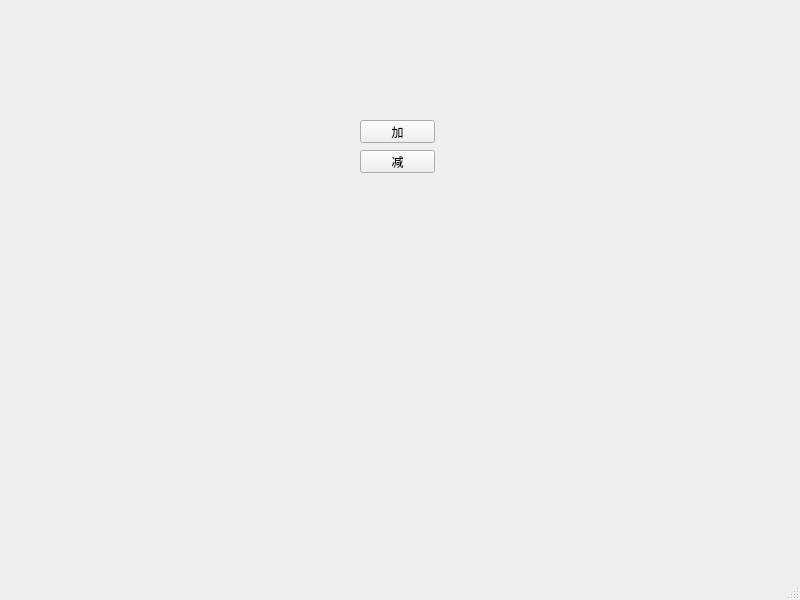
<?xml version="1.0" encoding="UTF-8"?>
<ui version="4.0">
 <class>MainWindow</class>
 <widget class="QMainWindow" name="MainWindow">
  <property name="geometry">
   <rect>
    <x>0</x>
    <y>0</y>
    <width>800</width>
    <height>600</height>
   </rect>
  </property>
  <property name="windowTitle">
   <string>MainWindow</string>
  </property>
  <widget class="QWidget" name="centralwidget">
   <widget class="VolumeBar" name="widget" native="true">
    <property name="geometry">
     <rect>
      <x>170</x>
      <y>110</y>
      <width>181</width>
      <height>121</height>
     </rect>
    </property>
   </widget>
   <widget class="QPushButton" name="addBtn">
    <property name="geometry">
     <rect>
      <x>360</x>
      <y>120</y>
      <width>75</width>
      <height>23</height>
     </rect>
    </property>
    <property name="text">
     <string>加</string>
    </property>
   </widget>
   <widget class="QPushButton" name="subBtn">
    <property name="geometry">
     <rect>
      <x>360</x>
      <y>150</y>
      <width>75</width>
      <height>23</height>
     </rect>
    </property>
    <property name="text">
     <string>减</string>
    </property>
   </widget>
  </widget>
  <widget class="QMenuBar" name="menubar">
   <property name="geometry">
    <rect>
     <x>0</x>
     <y>0</y>
     <width>800</width>
     <height>23</height>
    </rect>
   </property>
  </widget>
  <widget class="QStatusBar" name="statusbar"/>
 </widget>
 <customwidgets>
  <customwidget>
   <class>VolumeBar</class>
   <extends>QWidget</extends>
   <header location="global">volumebar.h</header>
   <container>1</container>
   <slots>
    <slot>addValue()</slot>
    <slot>subValue()</slot>
   </slots>
  </customwidget>
 </customwidgets>
 <resources/>
 <connections>
  <connection>
   <sender>addBtn</sender>
   <signal>clicked()</signal>
   <receiver>widget</receiver>
   <slot>addValue()</slot>
   <hints>
    <hint type="sourcelabel">
     <x>394</x>
     <y>154</y>
    </hint>
    <hint type="destinationlabel">
     <x>276</x>
     <y>195</y>
    </hint>
   </hints>
  </connection>
  <connection>
   <sender>subBtn</sender>
   <signal>clicked()</signal>
   <receiver>widget</receiver>
   <slot>subValue()</slot>
   <hints>
    <hint type="sourcelabel">
     <x>420</x>
     <y>190</y>
    </hint>
    <hint type="destinationlabel">
     <x>342</x>
     <y>231</y>
    </hint>
   </hints>
  </connection>
 </connections>
</ui>
